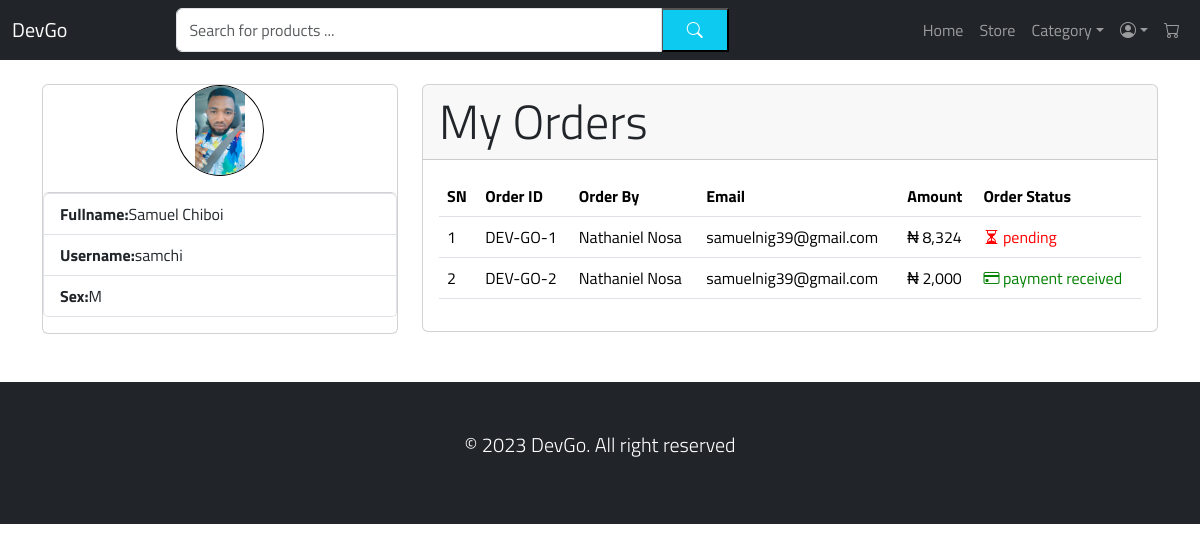
/users/dashboard/ (signed in), run on the app's committed database.
### users/models.py (models this page shows, shortened)
class Customer(models.Model):
    SEX_CHOICE = (
        ('M','Male'),
        ('F','Female'),
    )
    user = models.OneToOneField(User, on_delete=models.CASCADE)
    fullname = models.CharField(max_length=255)
    username = models.CharField(max_length=50)
    email = models.EmailField()
    dob = models.DateTimeField(auto_now_add=True)
    sex = models.CharField(max_length=8,choices=SEX_CHOICE)
    profile_pix = models.ImageField(upload_to='profile' , blank=True)

### stores/models.py (models this page shows, shortened)
class Order(models.Model):
    cart = models.ForeignKey(Cart, on_delete=models.CASCADE)
    order_by = models.CharField(max_length=255)
    mobile = models.CharField(max_length=50)
    email = models.EmailField()
    shipping_address = models.TextField()
    discount = models.PositiveIntegerField(null=True,blank=True)
    subtotal = models.PositiveIntegerField()
    amount = models.PositiveIntegerField()
    order_status = models.CharField(max_length=50,choices=ORDER_STATUS, null=True)
    payment_method = models.CharField(max_length=50,choices=PAYMENT_METHOD, default='paystack',null=True,blank=True)
    payment_complete = models.BooleanField(default=False)
    ref = models.CharField(max_length=255, null=True)
    created_at= models.DateTimeField(auto_now_add=True)

### users/views.py (the view)
# urls.py: path('dashboard/', views.dashboard, name='dashboard'),
def dashboard(request):
    user = request.user.customer
    cart =  Cart.objects.filter(customer = user)
    order = Order.objects.filter(cart__id__in= cart)
    context = {
        'user':user,
        'order':order
    }
    return render(request, 'users/dashboard.html', context)

### stores/context_processor.py (called while the page is built)
def category(request):
    category = Category.objects.all()
    context = {
        'categorys':category
    }
    return context

def cartproduct(request):
    context={
    }
    return context

### templates/users/dashboard.html (shortened to what this page needs)
{% extends 'base.html' %}
{% load static %}
{% load humanize %}
{% block content %}
<section id="register">
    <div class="container my-4">
        <div class="row">
            <div class="col-md-4 mx-auto">
                <div class="card">
                    {% if user.profile_pix %}
                    <div class="overflow-hidden h-25 w-25 rounded-circle  border border-black mx-auto text-center">
                        <img src="{{user.profile_pix.url}}" width="50" height="50" alt="" class="img-fluid">
                    </div>
                      {% else %}
                      <img src={% static 'image/avar.png' %} alt="{{user.username}}">
                    {% endif %}
                    <ul class="list-group my-3">
                        <li class="list-group-item"><strong>Fullname:</strong>{{user.fullname}}</li>
                        <li class="list-group-item"><strong>Username:</strong>{{user.username}}</li>
                        <li class="list-group-item"><strong>Sex:</strong>{{user.sex}}</li>
                    </ul>
                </div>
            </div>
            <div class="col-md-8">
                <div class="card">
                    <div class="card-header display-5">My Orders</div>
                    <div class="card-body">
                        <div class="table-responsive">
                            <table class="table table-hover">
                                <thead>
                                    <tr>
                                        <th>SN</th>
                                        <th>Order ID</th>
                                        <th>Order By</th>
                                        <th>Email</th>
                                        <th>Amount</th>
                                        <th>Order Status</th>
                                    </tr>
                                </thead>
                                <tbody>
                                    {% for order in order %}
                                    <tr>
                                        <td>{{forloop.counter}}</td>
                                        <td>DEV-GO-{{order.id}}</td>
                                        <td>{{order.order_by}}</td>
                                        <td>{{order.email}}</td>
                                        <td>&#8358; {{order.amount |intcomma}}</td>
                                        {% if order.order_status == 'pending' %}
                                        <td style="color:red;"><i class="bi bi-hourglass-split"></i> {{order.order_status}}</td>
                                        {% elif order.order_status == 'payment received' %}
                                        <td style="color:green;"><i class="bi bi-credit-card"></i> {{order.order_status}}</td>
                                        {% elif order.order_status == 'order shipped' %}
                                        <td style="color:green;"> <i class="bi bi-truck"></i> {{order.order_status}}</td>
                                        {% endif %}
                                    </tr>
                                    {% endfor %}
                                </tbody>
                            </table>
                        </div>
                    </div>
                </div>
            </div>
        </div>
    </div>
</section>
{% endblock content %}

### devcommerce/static/css/style.css (style rules this page uses)
*, body { font-family: 'Titillium Web', sans-serif !important; }

### data on the page
Customer: profile_pix (picture), fullname "Samuel Chiboi", username "samchi", sex "M"
Order: id "1", order_by "Nathaniel Nosa", email "samuelnig39@gmail.com", amount "8,324", order_status "pending"
Order: id "2", order_by "Nathaniel Nosa", email "samuelnig39@gmail.com", amount "2,000", order_status "payment received"
